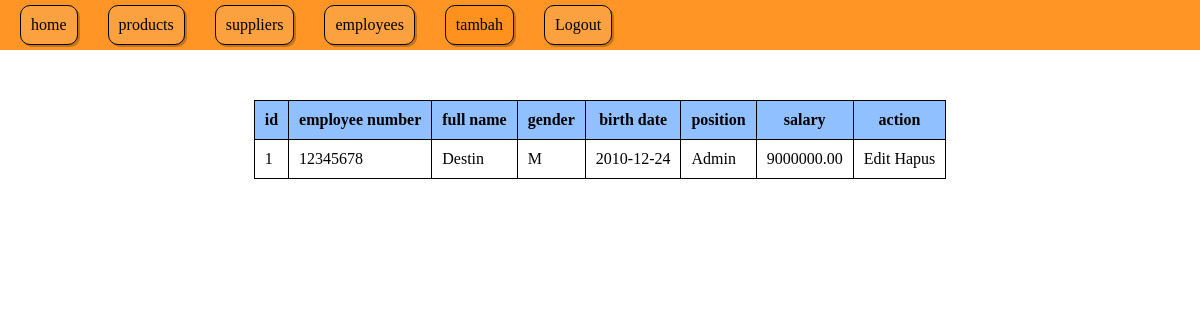
Page /pages/employees/index.php (signed in) on the committed database.
### tables this page shows
CREATE TABLE `employees` (
  `employee_id` int NOT NULL,
  `employee_number` varchar(10) NOT NULL,
  `full_name` varchar(100) NOT NULL,
  `gender` enum('M','F') NOT NULL,
  `birth_date` date NOT NULL,
  `position` enum('Cashier','Warehouse Staff','Admin') NOT NULL,
  `salary` decimal(12,2) NOT NULL
);

### repositories/employees.php (called while the page is built, shortened)
<?php
require_once __DIR__ . "/../config/database.php";
function getEmployees(){
    global $pdo;
    $query = "select * from employees";
    $stmt = $pdo->prepare($query);
    $stmt->execute();
    $employees = $stmt->fetchAll();
    return $employees;
}

### pages/employees/index.php (the view, shortened to what this page needs)
<?php
require __DIR__ . "/../../repositories/employees.php";
$employees = getEmployees();
?>
<!DOCTYPE html>
<html>
<head>
    <link rel="stylesheet" href="../../css/index.css">
</head>
<body>
    <?php
    include_once __DIR__ . "/../../components/admin/topbar.php";
    ?>
    <main>
        <table>
            <thead>
                <tr>
                    <th>id</th>
                    <th>employee number</th>
                    <th>full name</th>
                    <th>gender</th>
                    <th>birth date</th>
                    <th>position</th>
                    <th>salary</th>
                    <th>action</th>
                </tr>
            </thead>
            <tbody>
                <?php foreach($employees as $employee):?>
                    <tr>
                        <td><?= $employee['employee_id']?></td>
                        <td><?= $employee['employee_number']?></td>
                        <td><?= $employee['full_name']?></td>
                        <td><?= $employee['gender']?></td>
                        <td><?= $employee['birth_date']?></td>
                        <td><?= $employee['position']?></td>
                        <td><?= $employee['salary']?></td>
                        <td>
                            <div>
                                <a href="edit.php?id=<?= $employee['employee_id'] ?>">Edit</a>
                                <a href="../../actions/employees/destroy.php?id=<?= $employee['employee_id'] ?>" onclick="return confirm('Yakin ingin menghapus karyawan ini?')">Hapus</a>
                            </div>
                        </td>
                    </tr>
                <?php endforeach ?>
            </tbody>
        </table>
    </main>
</body>
</html>

### css/base.css (style rules this page uses)
main a { text-decoration: none; color: black; }
main { display: flex; flex-direction: column; gap: 40px; align-items: center; justify-content: center; padding: 50px 0px; }
* { margin: 0; padding: 0; overflow-x: hidden; }

### css/components/admin/table.css (style rules this page uses)
table, th, td { border: 1px solid black; border-collapse: collapse; }
th, td { padding: 10px; }
th { background-color: rgb(144, 192, 255); }

### rows in the picture
employees: employee_id "1", employee_number "12345678", full_name "Destin", gender "M", birth_date "2010-12-24", position "Admin", salary "9000000.00"

### other values in the picture
$pro "products"
$sup "suppliers"
$emp "employees"
